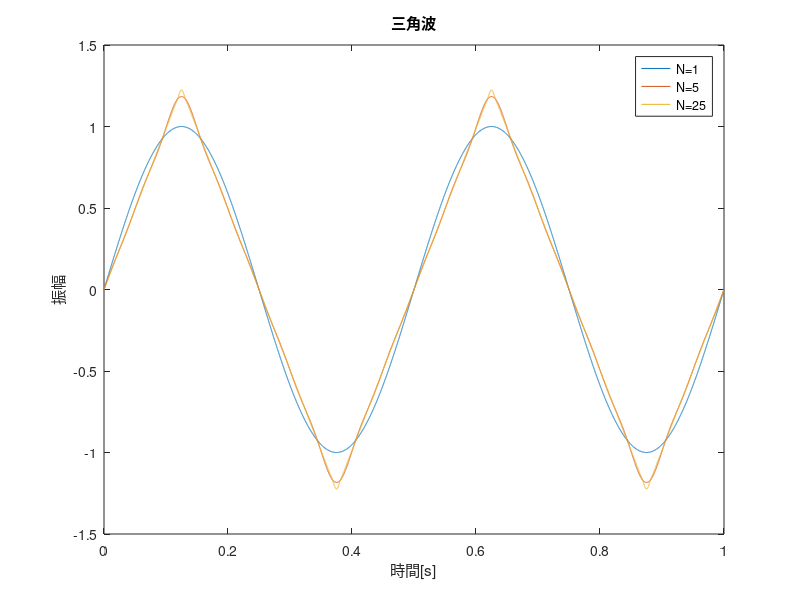

This figure's MATLAB source:
close all;
clear;

Fs=16000;               % sampling rate = 16kHz
func1 = 0;
func2 = 0;
func3 = 0;
t=([0:Fs-1]/Fs);        % 1sec
f0 = 2*pi/0.5;          % cycle = 0.5s

for k=1:1
    y=(-1)^(k-1)/(2*k-1)^2*sin((2*k-1)*f0*t);    
    func1 = func1 + y;        % triangle wave, N = 1
end

for k=1:5
    y=(-1)^(k-1)/(2*k-1)^2*sin((2*k-1)*f0*t);    
    func2 = func2 + y;        % triangle wave, N = 5
end

for k=1:25
    y=(-1)^(k-1)/(2*k-1)^2*sin((2*k-1)*f0*t);    
    func3 = func3 +y;         % triangle wave, N = 25
end

% plots from here
plot(t,func1,t,func2,t,func3);
legend('N=1','N=5','N=25');
xlabel('時間[s]');
ylabel('振幅');
title('三角波');

